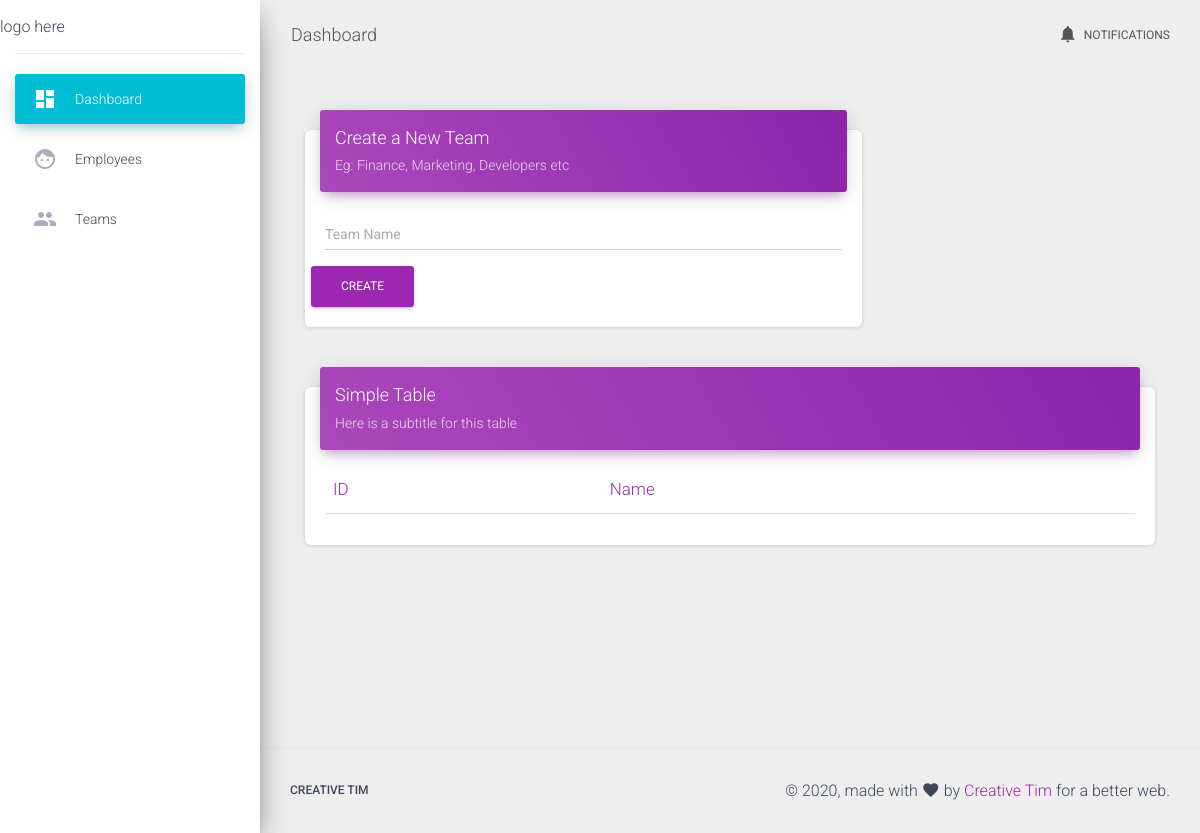
Before: /teams/ with the older database file.
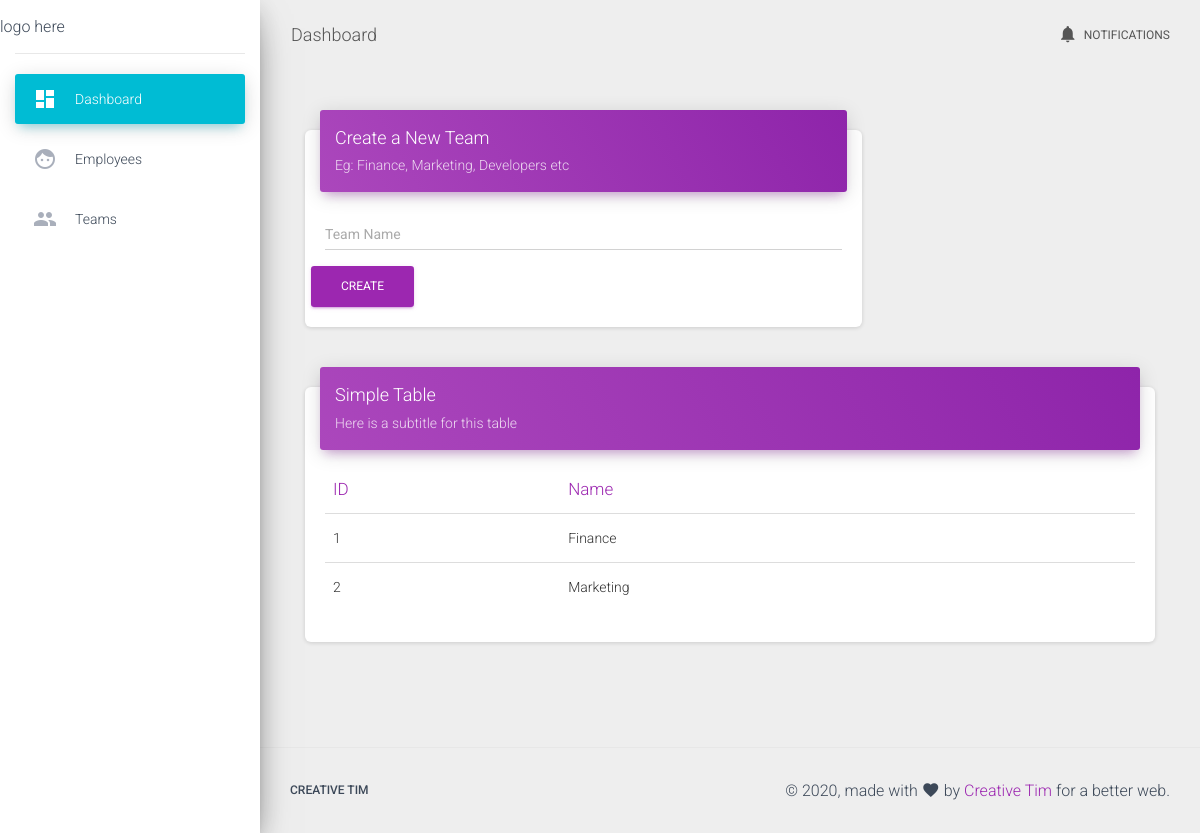
After: the same page with the newer database file.
### main.py (models this page shows)
class Team(db.Model):
    id = db.Column(db.Integer, primary_key=True)
    name = db.Column(db.String, nullable=False)
    users = db.relationship("User",backref="team")

### main.py (the view)
@app.route('/teams/', methods=["GET","POST"])
def teams():
    all_team= Team.query.all()
    if request.method == "GET":
        return render_template("teams.html", teams=all_team)
    else:
        name = request.form['team-name']
        db.session.add(Team(name=name))
        db.session.commit()
        return redirect("/teams/")

### templates/teams.html (shortened to what this page needs)
{% extends "template.html" %}
{% block content %}
<div class="container-fluid">
  <div class="row">
    <div class="col-md-8">
      <div class="card">
        <div class="card-header card-header-primary">
          <h4 class="card-title">Create a New Team</h4>
          <p class="card-category">Eg: Finance, Marketing, Developers etc</p>
        </div>
        <div class="card-body">
          <form action="/teams/" method="POST">
            <div class="row">
              <div class="col-md-12">
                <div class="form-group bmd-form-group">
                  <label class="bmd-label-floating">Team Name</label>
                  <input type="text" name="team-name" id="team-name" class="form-control">
                </div>
              </div>
              <button type="submit" class="btn btn-primary pull-right">Create</button>
            </div>
          </form>
        </div>
      </div>
    </div>
    <div class="col-md-12">
      <div class="card">
        <div class="card-header card-header-primary">
          <h4 class="card-title ">Simple Table</h4>
          <p class="card-category"> Here is a subtitle for this table</p>
        </div>
        <div class="card-body">
          <div class="table-responsive">
            <table class="table">
              <thead class=" text-primary">
                <tr><th>
                  ID
                </th>
                <th>
                  Name
                </th>
              </tr></thead>
              <tbody>
              {% for team in teams%}
                <tr>
                  <td>
                    {{team.id}}
                  </td>
                  <td>
                    {{team.name}}
                  </td>
                </tr>
              {% endfor %}
              </tbody>
            </table>
          </div>
        </div>
      </div>
    </div>
  </div>
</div>
{% endblock %}

### templates/template.html (shortened to what this page needs)
<!doctype html>
<html lang="en">
<head>
  <link rel="stylesheet" href="https://maxcdn.bootstrapcdn.com/font-awesome/latest/css/font-awesome.min.css">
  <link href="{{ url_for('static', filename='css/material-dashboard.css') }}" rel="stylesheet" />
</head>
<body>
  <div class="wrapper ">
    <div class="sidebar" data-color="azure" data-background-color="white">
      <div class="logo">
        logo here
      </div>
      <div class="sidebar-wrapper">
        <ul class="nav">
          <li class="nav-item active">
            <a class="nav-link" href="#0">
              <i class="material-icons">dashboard</i>
              <p>Dashboard</p>
            </a>
          </li>
          <li class="nav-item">
            <a class="nav-link" href="/employees/">
              <i class="material-icons">face</i>
              <p>Employees</p>
            </a>
          </li>
          <li class="nav-item">
            <a class="nav-link" href="/teams/">
              <i class="material-icons">group</i>
              <p>Teams</p>
            </a>
          </li>
        </ul>
      </div>
    </div>
    <div class="main-panel">
      <nav class="navbar navbar-expand-lg navbar-transparent navbar-absolute fixed-top ">
        <div class="container-fluid">
          <div class="navbar-wrapper">
            <a class="navbar-brand" href="javascript:;">Dashboard</a>
          </div>
          <div class="collapse navbar-collapse justify-content-end">
            <ul class="navbar-nav">
              <li class="nav-item">
                <a class="nav-link" href="javascript:;">
                  <i class="material-icons">notifications</i> Notifications
                </a>
              </li>
            </ul>
          </div>
        </div>
      </nav>
      <div class="content">
        <div class="container-fluid">
          {% block content %}
          {% endblock %}
        </div>
      </div>
      <footer class="footer">
        <div class="container-fluid">
          <nav class="float-left">
            <ul>
              <li>
                <a href="https://www.creative-tim.com">
                  Creative Tim
                </a>
              </li>
            </ul>
          </nav>
          <div class="copyright float-right">
            &copy;
            , made with <i class="material-icons">favorite</i> by
            <a href="https://www.creative-tim.com" target="_blank">Creative Tim</a> for a better web.
          </div>
        </div>
      </footer>
    </div>
  </div>
</body>
</html>

Changed rows visible on the page:
added Team: id "1", name "Finance"
added Team: id "2", name "Marketing"
